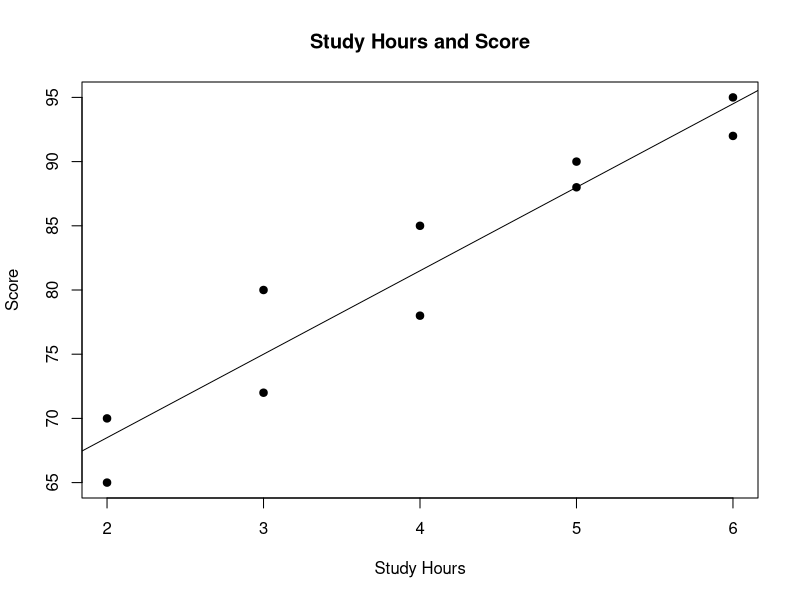

Recreate this plot in R.
# Correlation Analysis
# This script demonstrates how to measure and interpret
# the strength and direction of relationships between
# quantitative variables.

# --------------------------------------------------
# 1. Create a sample dataset
# --------------------------------------------------

students <- data.frame(
  name = c(
    "Ali", "Siti", "John", "Mei", "Maria",
    "Adam", "Sara", "David", "Aina", "Daniel"
  ),
  study_hours = c(2, 4, 3, 5, 6, 4, 5, 2, 6, 3),
  score = c(65, 85, 72, 90, 95, 78, 88, 70, 92, 80)
)

students


# --------------------------------------------------
# 2. Pearson correlation
# --------------------------------------------------

# Pearson correlation measures the strength and
# direction of a linear relationship between
# two quantitative variables.

cor(
  students$study_hours,
  students$score
)


# --------------------------------------------------
# 3. Spearman correlation
# --------------------------------------------------

# Spearman correlation is based on ranks.
# It is useful when the relationship is monotonic
# or when the assumptions of Pearson correlation
# are less appropriate.

cor(
  students$study_hours,
  students$score,
  method = "spearman"
)


# --------------------------------------------------
# 4. Kendall correlation
# --------------------------------------------------

# Kendall's tau is another rank-based measure
# of association.

cor(
  students$study_hours,
  students$score,
  method = "kendall"
)


# --------------------------------------------------
# 5. Correlation test
# --------------------------------------------------

# Test whether the population Pearson correlation
# differs from zero.

cor_test <- cor.test(
  students$study_hours,
  students$score,
  method = "pearson"
)

cor_test


# --------------------------------------------------
# 6. Extract important results
# --------------------------------------------------

# Correlation coefficient

cor_test$estimate

# p-value

cor_test$p.value

# Confidence interval

cor_test$conf.int


# --------------------------------------------------
# 7. Spearman correlation test
# --------------------------------------------------

spearman_test <- cor.test(
  students$study_hours,
  students$score,
  method = "spearman",
  exact = FALSE
)

spearman_test


# --------------------------------------------------
# 8. Correlation matrix
# --------------------------------------------------

# Select quantitative variables

numeric_data <- students[
  c("study_hours", "score")
]

correlation_matrix <- cor(
  numeric_data
)

correlation_matrix


# --------------------------------------------------
# 9. Correlation matrix with missing values
# --------------------------------------------------

data_with_na <- data.frame(
  study_hours = c(2, 4, 3, NA, 6),
  score = c(65, 85, 72, 90, NA)
)

# Pairwise complete observations

cor(
  data_with_na,
  use = "complete.obs"
)


# --------------------------------------------------
# 10. Interpretation of correlation coefficient
# --------------------------------------------------

# The correlation coefficient ranges from -1 to +1.
#
# r = +1
# → Perfect positive linear relationship
#
# r = 0
# → No linear correlation
#
# r = -1
# → Perfect negative linear relationship
#
# Positive correlation:
# As one variable increases, the other tends
# to increase.
#
# Negative correlation:
# As one variable increases, the other tends
# to decrease.


# --------------------------------------------------
# 11. Visualise the relationship
# --------------------------------------------------

plot(
  students$study_hours,
  students$score,
  main = "Study Hours and Score",
  xlab = "Study Hours",
  ylab = "Score",
  pch = 19
)

abline(
  lm(
    score ~ study_hours,
    data = students
  )
)


# --------------------------------------------------
# 12. Correlation is not causation
# --------------------------------------------------

# A correlation between two variables does not
# by itself establish that one variable causes
# the other.
#
# Possible explanations include:
#
# - Direct causal relationship
# - Reverse causality
# - Confounding variables
# - Coincidental association
#
# Therefore, causal conclusions require appropriate
# study design and additional statistical reasoning.


# --------------------------------------------------
# 13. Example of a confounding variable
# --------------------------------------------------

# Suppose:
#
# Study hours  → Score
#
# Both variables may also be affected by:
#
# Motivation
# Prior knowledge
# Study environment
# Socioeconomic background
#
# A simple correlation does not account for
# these additional variables.


# --------------------------------------------------
# 14. Statistical significance vs strength
# --------------------------------------------------

# A correlation can be statistically significant
# but weak in magnitude.
#
# Conversely, a moderately strong correlation may
# fail to reach statistical significance when the
# sample size is very small.
#
# Therefore, consider both:
#
# - Correlation coefficient
# - Confidence interval
# - p-value
# - Sample size
# - Practical meaning


# --------------------------------------------------
# 15. Important assumptions and considerations
# --------------------------------------------------

# Pearson correlation is most appropriate when:
#
# - Variables are quantitative
# - The relationship is approximately linear
# - Extreme outliers are not driving the relationship
#
# Spearman correlation can be useful when:
#
# - Data are ordinal or rank-based
# - The relationship is monotonic
# - Pearson assumptions are less suitable
#
# Always inspect the data visually before interpreting
# a correlation coefficient.


# --------------------------------------------------
# 16. Statistical interpretation
# --------------------------------------------------

# Example interpretation:
#
# "Study hours and examination score showed a
# positive correlation, indicating that students
# who studied more hours tended to have higher scores."
#
# If a hypothesis test is also performed:
#
# "The correlation was statistically significant
# at the 5% significance level (p < 0.05)."
#
# The actual correlation coefficient and confidence
# interval should also be reported.

# Key idea:
# Correlation measures association, not causation.
# The coefficient, uncertainty, sample size,
# graphical pattern, and research context should
# all be considered when interpreting a correlation.
